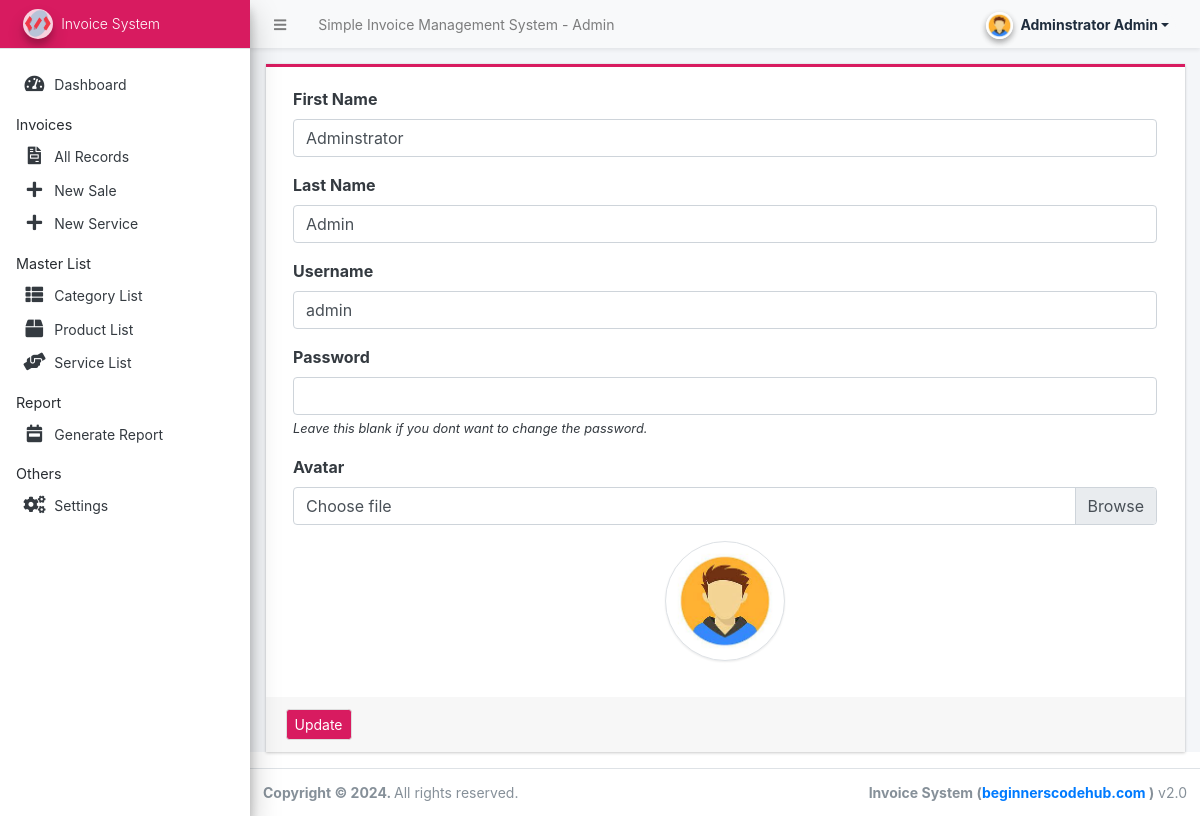
The app's page /admin/?page=user (signed in) with its own data.
### tables this page shows
CREATE TABLE `users` (
  `id` int(50) NOT NULL,
  `firstname` varchar(250) NOT NULL,
  `lastname` varchar(250) NOT NULL,
  `username` text NOT NULL,
  `password` text NOT NULL,
  `avatar` text DEFAULT NULL,
  `last_login` datetime DEFAULT NULL,
  `type` tinyint(1) NOT NULL DEFAULT 0,
  `date_added` datetime NOT NULL DEFAULT current_timestamp(),
  `date_updated` datetime DEFAULT NULL ON UPDATE current_timestamp()
);

### classes/DBConnection.php (called while the page is built, shortened)
<?php
class DBConnection{
    private $host = DB_SERVER;
    private $username = DB_USERNAME;
    private $password = DB_PASSWORD;
    private $database = DB_NAME;
    public $conn;
    public function __construct(){
        if (!isset($this->conn)) {
            $this->conn = new mysqli($this->host, $this->username, $this->password, $this->database);
        }
    }
}
?>

### config.php (called while the page is built, shortened)
<?php
require_once('classes/DBConnection.php');
require_once('classes/SystemSettings.php');
function validate_image($file){
	if(!empty($file)){
		if(is_file(base_app.$file)){
			return base_url.$file;
		}else{
			return base_url.'dist/img/no-image-available.png';
		}
	}else{
		return base_url.'dist/img/no-image-available.png';
	}
}
?>

### admin/user/index.php (the view, shortened to what this page needs)
<?php
$user = $conn->query("SELECT * FROM users where id ='".$_settings->userdata('id')."'");
foreach($user->fetch_array() as $k =>$v){
	$meta[$k] = $v;
}
?>
<div class="card card-outline rounded-0 card-maroon">
	<div class="card-body">
		<div class="container-fluid">
			<form action="" id="manage-user">
				<div class="form-group">
					<label for="name">First Name</label>
					<input type="text" name="firstname" id="firstname" class="form-control" value="<?php echo isset($meta['firstname']) ? $meta['firstname']: '' ?>" required>
				</div>
				<div class="form-group">
					<label for="name">Last Name</label>
					<input type="text" name="lastname" id="lastname" class="form-control" value="<?php echo isset($meta['lastname']) ? $meta['lastname']: '' ?>" required>
				</div>
				<div class="form-group">
					<label for="username">Username</label>
					<input type="text" name="username" id="username" class="form-control" value="<?php echo isset($meta['username']) ? $meta['username']: '' ?>" required  autocomplete="off">
				</div>
				<div class="form-group">
					<label for="password">Password</label>
					<input type="password" name="password" id="password" class="form-control" value="" autocomplete="off">
					<small><i>Leave this blank if you dont want to change the password.</i></small>
				</div>
				<div class="form-group">
					<label for="" class="control-label">Avatar</label>
					<div class="custom-file">
		              <label class="custom-file-label" for="customFile">Choose file</label>
		            </div>
				</div>
				<div class="form-group d-flex justify-content-center">
					<img src="<?php echo validate_image(isset($meta['avatar']) ? $meta['avatar'] :'') ?>" alt="" id="cimg" class="img-fluid img-thumbnail">
				</div>
			</form>
		</div>
	</div>
	<div class="card-footer">
			<div class="col-md-12">
				<div class="row">
					<button class="btn btn-sm btn-default bg-maroon" form="manage-user">Update</button>
				</div>
			</div>
		</div>
</div>

### admin/user/index.php (style rules this page uses)
img#cimg { height: 15vh; width: 15vh; object-fit: cover; border-radius: 100% 100%; }

### records on screen
users: firstname "Adminstrator", lastname "Admin", username "admin", avatar (picture)

### other values on screen
$_settings->info('name') "Simple Invoice Management System"
$_settings->userdata('firstname').' '.$_settings->userdata('lastname') "Adminstrator Admin"
$_settings->info('short_name') "Invoice System"
